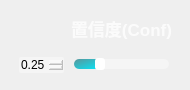
                 <widget class="QFrame" name="Conf_QF">
                  <property name="minimumSize">
                   <size>
                    <width>190</width>
                    <height>90</height>
                   </size>
                  </property>
                  <property name="maximumSize">
                   <size>
                    <width>190</width>
                    <height>90</height>
                   </size>
                  </property>
                  <property name="styleSheet">
                   <string notr="true">QFrame#Conf_QF{
border:2px solid rgba(255, 255, 255, 70);
border-radius:15px;
}</string>
                  </property>
                  <layout class="QVBoxLayout" name="verticalLayout_18">
                   <item>
                    <widget class="QPushButton" name="ToggleBotton_3">
                     <property name="sizePolicy">
                      <sizepolicy hsizetype="Expanding" vsizetype="Fixed">
                       <horstretch>0</horstretch>
                       <verstretch>0</verstretch>
                      </sizepolicy>
                     </property>
                     <property name="minimumSize">
                      <size>
                       <width>0</width>
                       <height>30</height>
                      </size>
                     </property>
                     <property name="maximumSize">
                      <size>
                       <width>16777215</width>
                       <height>30</height>
                      </size>
                     </property>
                     <property name="font">
                      <font>
                       <family>Nirmala UI</family>
                       <pointsize>13</pointsize>
                       <weight>87</weight>
                       <italic>false</italic>
                       <bold>true</bold>
                      </font>
                     </property>
                     <property name="cursor">
                      <cursorShape>ArrowCursor</cursorShape>
                     </property>
                     <property name="mouseTracking">
                      <bool>true</bool>
                     </property>
                     <property name="focusPolicy">
                      <enum>Qt::StrongFocus</enum>
                     </property>
                     <property name="contextMenuPolicy">
                      <enum>Qt::DefaultContextMenu</enum>
                     </property>
                     <property name="layoutDirection">
                      <enum>Qt::LeftToRight</enum>
                     </property>
                     <property name="autoFillBackground">
                      <bool>false</bool>
                     </property>
                     <property name="styleSheet">
                      <string notr="true">QPushButton{
background-image: url(:/all/img/conf.png);
background-repeat: no-repeat;
background-position: left center;
border: none;
border-left: 20px solid transparent;

text-align: left;
padding-left: 40px;
padding-bottom: 4px;
color: rgba(255, 255, 255, 199);
font: 700 13pt &quot;Nirmala UI&quot;;
}</string>
                     </property>
                     <property name="text">
                      <string>置信度(Conf)</string>
                     </property>
                     <property name="icon">
                      <iconset theme="zoom-out">
                       <normaloff>.</normaloff>.</iconset>
                     </property>
                     <property name="autoDefault">
                      <bool>false</bool>
                     </property>
                     <property name="default">
                      <bool>false</bool>
                     </property>
                     <property name="flat">
                      <bool>false</bool>
                     </property>
                    </widget>
                   </item>
                   <item>
                    <widget class="QFrame" name="frame">
                     <property name="sizePolicy">
                      <sizepolicy hsizetype="Preferred" vsizetype="Preferred">
                       <horstretch>0</horstretch>
                       <verstretch>0</verstretch>
                      </sizepolicy>
                     </property>
                     <property name="minimumSize">
                      <size>
                       <width>0</width>
                       <height>20</height>
                      </size>
                     </property>
                     <property name="maximumSize">
                      <size>
                       <width>16777215</width>
                       <height>20</height>
                      </size>
                     </property>
                     <layout class="QHBoxLayout" name="horizontalLayout_11">
                      <property name="spacing">
                       <number>10</number>
                      </property>
                      <property name="leftMargin">
                       <number>8</number>
                      </property>
                      <property name="topMargin">
                       <number>0</number>
                      </property>
                      <property name="rightMargin">
                       <number>10</number>
                      </property>
                      <property name="bottomMargin">
                       <number>0</number>
                      </property>
                      <item>
                       <widget class="QDoubleSpinBox" name="conf_spinbox">
                        <property name="cursor">
                         <cursorShape>PointingHandCursor</cursorShape>
                        </property>
                        <property name="styleSheet">
                         <string notr="true">QDoubleSpinBox {
border: 0px solid lightgray;
border-radius: 2px;
background-color: rgba(255,255,255,90);
font: 600 9pt &quot;Segoe UI&quot;;
}
        
QDoubleSpinBox::up-button {
width: 10px;
height: 9px;
margin: 0px 3px 0px 0px;
border-image: url(:/all/img/box_up.png);
}
QDoubleSpinBox::up-button:pressed {
margin-top: 1px;
}
            
QDoubleSpinBox::down-button {
width: 10px;
height: 9px;
margin: 0px 3px 0px 0px;
border-image: url(:/all/img/box_down.png);
}
QDoubleSpinBox::down-button:pressed {
margin-bottom: 1px;
}</string>
                        </property>
                        <property name="minimum">
                         <double>0.010000000000000</double>
                        </property>
                        <property name="maximum">
                         <double>1.000000000000000</double>
                        </property>
                        <property name="singleStep">
                         <double>0.050000000000000</double>
                        </property>
                        <property name="value">
                         <double>0.250000000000000</double>
                        </property>
                       </widget>
                      </item>
                      <item>
                       <widget class="QSlider" name="conf_slider">
                        <property name="cursor">
                         <cursorShape>PointingHandCursor</cursorShape>
                        </property>
                        <property name="styleSheet">
                         <string notr="true">QSlider::groove:horizontal {
border: none;
height: 10px;
background-color: rgba(255,255,255,90);
border-radius: 5px;
}

QSlider::handle:horizontal {
width: 10px;
margin: -1px 0px -1px 0px;
border-radius: 3px;
background-color: white;
}

QSlider::sub-page:horizontal {
background-color: qlineargradient(x1:0, y1:0, x2:1, y2:1, stop:0 #59969b, stop:1 #04e7fa);
border-radius: 5px;
}</string>
                        </property>
                        <property name="minimum">
                         <number>1</number>
                        </property>
                        <property name="maximum">
                         <number>100</number>
                        </property>
                        <property name="value">
                         <number>25</number>
                        </property>
                        <property name="orientation">
                         <enum>Qt::Horizontal</enum>
                        </property>
                       </widget>
                      </item>
                     </layout>
                    </widget>
                   </item>
                  </layout>
                 </widget>
